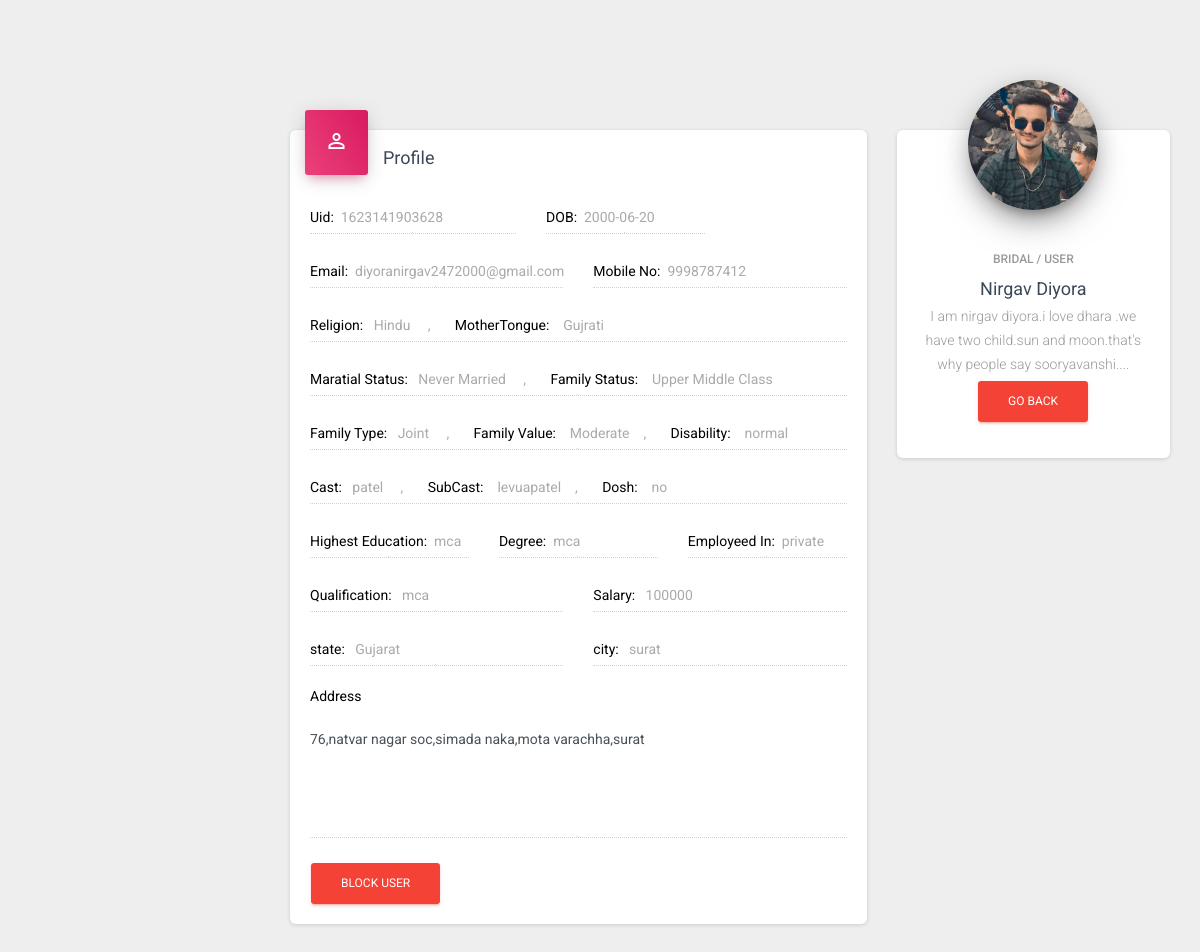
Screenshot of /examples/admin/admin_fullprofile.php?uid=1623141903628 (signed in) with the database file from the repository.
### tables this page shows
CREATE TABLE `user_registration1` (
  `uid` varchar(100) NOT NULL,
  `fname` varchar(100) NOT NULL,
  `email` varchar(100) NOT NULL,
  `pass` varchar(100) NOT NULL,
  `action` varchar(10) NOT NULL,
  `stamp` timestamp NOT NULL DEFAULT current_timestamp(),
  `dob` date NOT NULL,
  `religion` varchar(100) NOT NULL,
  `mtongue` varchar(100) NOT NULL,
  `gender` varchar(50) NOT NULL,
  `mno` varchar(100) NOT NULL,
  `mstatus` varchar(100) NOT NULL,
  `height` varchar(100) NOT NULL,
  `weight` varchar(100) NOT NULL,
  `fstatus` varchar(100) NOT NULL,
  `ftype` varchar(100) NOT NULL,
  `fvalue` varchar(100) NOT NULL,
  `disability` varchar(100) NOT NULL,
  `cast` varchar(100) NOT NULL,
  `subcast` varchar(100) NOT NULL,
  `dosh` varchar(100) NOT NULL,
  `heducation` varchar(100) NOT NULL,
  `employeed` varchar(100) NOT NULL,
  `qualification` varchar(100) NOT NULL,
  `degree` varchar(100) NOT NULL,
  `account` varchar(50) NOT NULL,
  `about` varchar(500) NOT NULL,
  `hobby` varchar(100) NOT NULL,
  `salary` int(50) NOT NULL,
  `address` varchar(100) NOT NULL,
  `state` varchar(100) NOT NULL,
  `city` varchar(100) NOT NULL,
  `img` varchar(100) NOT NULL,
  `atype` varchar(100) NOT NULL
);

### examples/admin/admin_fullprofile.php (the view, shortened to what this page needs)
<?php
include '../conn.php';
if(isset($_SESSION['aname']) && isset($_SESSION['aid']) && isset($_SESSION['aemail']) && isset($_SESSION['aimg']))
{
  if(isset($_GET['uid']))
  {
    $pid=$_GET['uid'];
  }
$q11="select * from user_registration1 where uid='$pid'";
if($r11=mysqli_query($conn,$q11))
{
    while($num11=mysqli_fetch_assoc($r11))
    {
        $fname=$num11['fname'];
    }
}
}
else{
  header("location:admin_login.php");
}
?>
<!DOCTYPE html>
<html lang="en">
<head>
  <link rel="stylesheet" href="https://cdnjs.cloudflare.com/ajax/libs/limonte-sweetalert2/6.6.5/sweetalert2.min.css">
  <link rel="stylesheet" href="../../maxcdn.bootstrapcdn.com/font-awesome/latest/css/font-awesome.min.css">
  <link href="../../assets/css/material-dashboard.min6c54.css?v=2.2.2" rel="stylesheet" />
  <link href="../../assets/demo/demo.css" rel="stylesheet" />
</head>
<body class="">
  <div class="wrapper ">
    <div class="main-panel">
      <?php
      $q1="select * from user_registration1 where uid='$pid'";
      if($r1=mysqli_query($conn,$q1))
      {
        while($num1=mysqli_fetch_assoc($r1))
        {
            $fname=$num1['fname'];
            $email=$num1['email'];
            $dob=$num1['dob'];
            $mno=$num1['mno'];
            $religion=$num1['religion'];
            $mtongue=$num1['mtongue'];
            $heducation=$num1['heducation'];
            $degree=$num1['degree'];
            $employeed=$num1['employeed'];
            $about=$num1['about'];
            $mstatus=$num1['mstatus'];
            $fstatus=$num1['fstatus'];
            $ftype=$num1['ftype'];
            $fvalue=$num1['fvalue'];
            $disability=$num1['disability'];
            $cast=$num1['cast'];
            $subcast=$num1['subcast'];
            $dosh=$num1['dosh'];
            $qualification=$num1['qualification'];
            $salary=$num1['salary'];
            $address=$num1['address'];
            $state=$num1['state'];
            $city=$num1['city'];
            $img=$num1['img'];
        }
      }
      echo '
      <div class="content">
        <div class="container-fluid">
          <div class="row">
            <div class="col-md-8">
              <div class="card">
                <div class="card-header card-header-icon card-header-rose">
                  <div class="card-icon">
                    <i class="material-icons">perm_identity</i>
                  </div>
                  <h4 class="card-title"><b>Profile</b> </h4>
                </div>
                <div class="card-body">
                  <form method="post">
                    <div class="row">
                      <div class="col-md-5">
                        <div class="form-group">
                          <label class="bmd-label-floating"><font color="black">Uid:</font>&nbsp;&nbsp;'.$pid.'</label>
                          <input type="text" class="form-control" disabled>
                        </div>
                      </div>
                      <div class="col-md-4">
                        <div class="form-group">
                          <label class="bmd-label-floating"><font color="black">DOB:</font>&nbsp;&nbsp;'.$dob.'</label>
                          <input type="email" class="form-control" disabled>
                        </div>
                      </div>
                    </div>
                    <div class="row">
                      <div class="col-md-6">
                        <div class="form-group">
                          <label class="bmd-label-floating"><font color="black">Email:</font>&nbsp;&nbsp;'.$email.'</label>
                          <input type="text" class="form-control" disabled>
                        </div>
                      </div>
                      <div class="col-md-6">
                        <div class="form-group">
                          <label class="bmd-label-floating"><font color="black">Mobile No:</font>&nbsp;&nbsp;'.$mno.'</label>
                          <input type="text" class="form-control" disabled>
                        </div>
                      </div>
                    </div>
                      <div class="row">
                        <div class="col-md-12">
                          <div class="form-group">
                            <label class="bmd-label-floating"><font color="black">Religion:</font>&nbsp;&nbsp;&nbsp;'.$religion.'  &nbsp;&nbsp;&nbsp;&nbsp;,<font color="black"> &nbsp;&nbsp;&nbsp;&nbsp;&nbsp;&nbsp;MotherTongue:</font>&nbsp;&nbsp;&nbsp;&nbsp;'.$mtongue.'</label>
                            <input type="text" class="form-control" disabled>
                          </div>
                        </div>
                      </div>
                      <div class="row">
                      <div class="col-md-12">
                        <div class="form-group">
                          <label class="bmd-label-floating"><font color="black">Maratial Status:</font>&nbsp;&nbsp;&nbsp;'.$mstatus.'  &nbsp;&nbsp;&nbsp;&nbsp;,<font color="black"> &nbsp;&nbsp;&nbsp;&nbsp;&nbsp;&nbsp;Family Status:</font>&nbsp;&nbsp;&nbsp;&nbsp;'.$fstatus.'</label>
                          <input type="text" class="form-control" disabled>
                        </div>
                      </div>
                    </div>
                    <div class="row">
                    <div class="col-md-12">
                      <div class="form-group">
                        <label class="bmd-label-floating"><font color="black">Family Type:</font>&nbsp;&nbsp;&nbsp;'.$ftype.'  &nbsp;&nbsp;&nbsp;&nbsp;,<font color="black"> &nbsp;&nbsp;&nbsp;&nbsp;&nbsp;&nbsp;Family Value:</font>&nbsp;&nbsp;&nbsp;&nbsp;'.$fvalue.'&nbsp;&nbsp;&nbsp;&nbsp;,<font color="black"> &nbsp;&nbsp;&nbsp;&nbsp;&nbsp;&nbsp;Disability:</font>&nbsp;&nbsp;&nbsp;&nbsp;'.$disability.'</label>
                        <input type="text" class="form-control" disabled>
                      </div>
                    </div>
                  </div>
                  <div class="row">
                  <div class="col-md-12">
                    <div class="form-group">
                      <label class="bmd-label-floating"><font color="black">Cast:</font>&nbsp;&nbsp;&nbsp;'.$cast.'  &nbsp;&nbsp;&nbsp;&nbsp;,<font color="black"> &nbsp;&nbsp;&nbsp;&nbsp;&nbsp;&nbsp;SubCast:</font>&nbsp;&nbsp;&nbsp;&nbsp;'.$subcast.'&nbsp;&nbsp;&nbsp;&nbsp;,<font color="black"> &nbsp;&nbsp;&nbsp;&nbsp;&nbsp;&nbsp;Dosh:</font>&nbsp;&nbsp;&nbsp;&nbsp;'.$dosh.'</label>
                      <input type="text" class="form-control" disabled>
                    </div>
                  </div>
                </div>
                    <div class="row">
                      <div class="col-md-4">
                        <div class="form-group">
                          <label class="bmd-label-floating"><font color="black">Highest Education:</font>&nbsp;&nbsp;'.$heducation.'</label>
                          <input type="text" class="form-control" disabled>
                        </div>
                      </div>
                      <div class="col-md-4">
                        <div class="form-group">
                          <label class="bmd-label-floating"><font color="black">Degree:</font>&nbsp;&nbsp;'.$degree.'</label>
                          <input type="text" class="form-control" disabled>
                        </div>
                      </div>
                      <div class="col-md-4">
                        <div class="form-group">
                          <label class="bmd-label-floating"><font color="black">Employeed In:</font>&nbsp;&nbsp;'.$employeed.'</label>
                          <input type="text" class="form-control" disabled>
                        </div>
                      </div>
                    </div>
                    <div class="row">
                    <div class="col-md-6">
                      <div class="form-group">
                        <label class="bmd-label-floating"><font color="black">Qualification:</font>&nbsp;&nbsp;&nbsp;'.$qualification.'</label>
                        <input type="text" class="form-control" disabled>
                      </div>
                    </div>
                    <div class="col-md-6">
                    <div class="form-group">
                      <label class="bmd-label-floating"><font color="black">Salary:</font>&nbsp;&nbsp;&nbsp;'.$salary.'</label>
                      <input type="text" class="form-control" disabled>
                    </div>
                  </div>
                  </div>
                  <div class="row">
                  <div class="col-md-6">
                    <div class="form-group">
                      <label class="bmd-label-floating"><font color="black">state:</font>&nbsp;&nbsp;&nbsp;'.$state.'</label>
                      <input type="text" class="form-control" disabled>
                    </div>
                  </div>
                  <div class="col-md-6">
                  <div class="form-group">
                    <label class="bmd-label-floating"><font color="black">city:</font>&nbsp;&nbsp;&nbsp;'.$city.'</label>
                    <input type="text" class="form-control" disabled>
                  </div>
                </div>
                </div>
                    <div class="row">
                      <div class="col-md-12">
                        <div class="form-group">
                          <label><font color="black">Address</font></label>
                          <div class="form-group">
                            <textarea class="form-control" rows="5" disabled>'.$address.'</textarea>
                          </div>
                        </div>
                      </div>
                    </div>
                    <button class="btn btn-danger" type="submit" name="submit">Block User</button>
                  </form>
                </div>
              </div>
            </div>
            <div class="col-md-4">
              <div class="card card-profile">
                <div class="card-avatar">
                  <a href="../images/user/'.$img.'" target="blank">
                    <img class="img" src="../images/user/'.$img.'" />
                  </a>
                </div>
                <div class="card-body">
                  <h6 class="card-category text-gray">Bridal / User</h6>
                  <h4 class="card-title"><b>'.$fname.'</b></h4>
                  <p class="card-description">
                    '.$about.'...<br>
                    <button class="btn btn-danger"><a href="admin_viewuser.php"><font color="white">Go Back</font></a></button>
                  </p>
                </div>
              </div>
            </div>
          </div>
        </div>
      </div>';
      ?>
    </div>
  </div>
</body>
</html>

### rows the page displays
user_registration1: dob "2000-06-20", email "diyoranirgav2472000@gmail.com", mno "9998787412", religion "Hindu", mtongue "Gujrati", mstatus "Never Married", fstatus "Upper Middle Class", ftype "Joint", fvalue "Moderate", disability "normal", cast "patel", subcast "levuapatel", dosh "no", heducation "mca", degree "mca", employeed "private", qualification "mca", salary "100000", state "Gujarat", city "surat", address "76,natvar nagar soc,simada naka,mota varachha,surat", img (picture), fname "Nirgav Diyora", about "I am nirgav diyora.i love dhara .we have two child.sun and moon.that's why people say sooryavanshi."

### other values shown
$pid "1623141903628"
